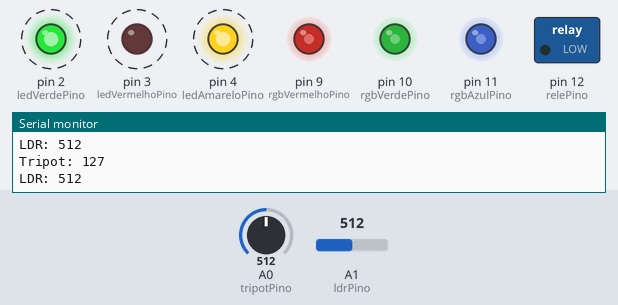
A sketch run on a simulated Arduino Uno, built with avr-gcc and run on an emulated ATmega328P. Shown: switched loads named in the sketch (green lamp = pin HIGH), output pins drawn as LEDs (lit = HIGH), the last lines printed to the serial monitor. Dashed ring = blinking. The test bench sets the inputs (shaded band); at power-on: A0 (tripotPino) = 512, A1 (ldrPino) = 512.

Above: at 1.36 s.
1.4 s: A0 (tripotPino) set to 716
At 1.56 s:
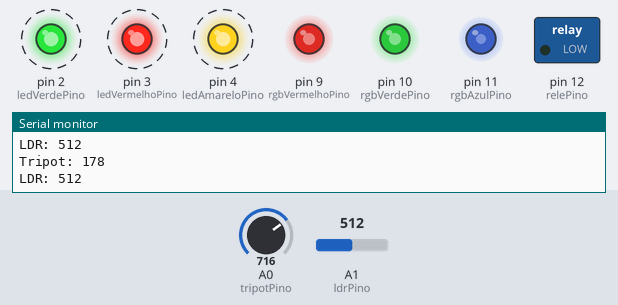
4.4 s: A1 (ldrPino) set to 792
7.4 s: A1 (ldrPino) set to 817
At 7.62 s:
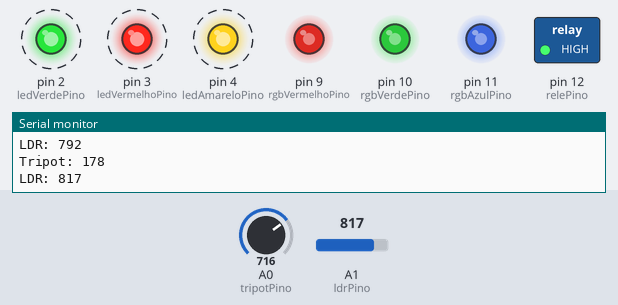
10.4 s: A0 (tripotPino) set to 810
At 10.66 s:
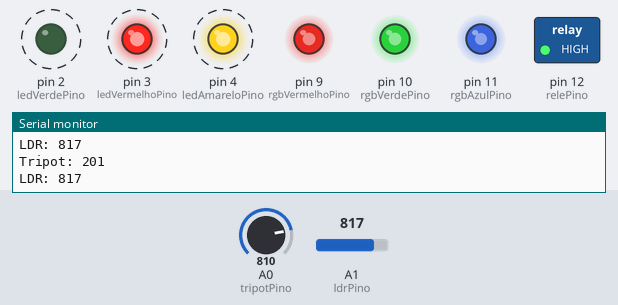
13.4 s: A0 (tripotPino) set to 490
At 13.69 s:
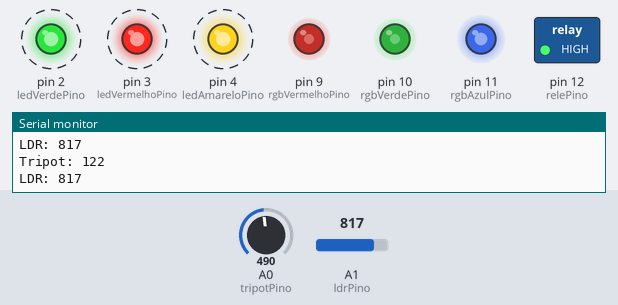
16.4 s: A1 (ldrPino) set to 508
19.4 s: A1 (ldrPino) set to 482
At 19.75 s:
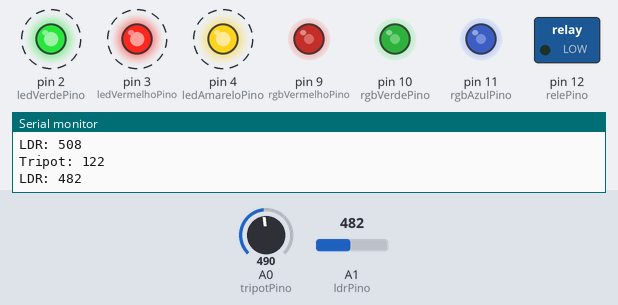
Timing chart, 0 to 23.4 s (numbered marks = the images above; inputs shaded):
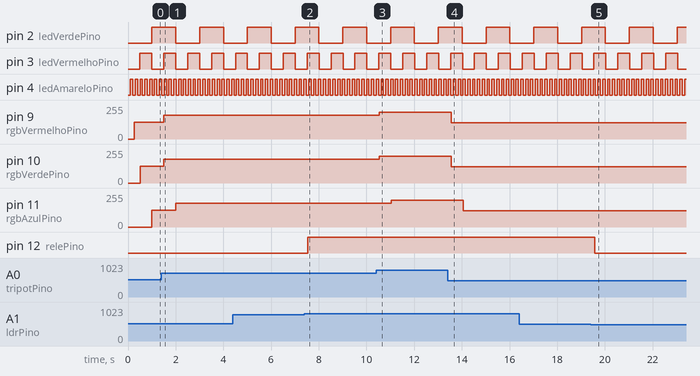

Measured:
- the behaviour switches between 800 and 801 on A1 (ldrPino) (found by bisection; images 1 and 2)
- the behaviour switches between 500 and 499 on A1 (ldrPino) (found by bisection; images 4 and 5)
- after the input at 1.4 s, pin 9 (rgbVermelhoPino), pin 10 (rgbVerdePino): 127/255 → 178/255 after 0.11 s; pin 11 (rgbAzulPino): 127/255 → 178/255 after 0.61 s
- after the input at 7.4 s, pin 12 (relePino): LOW → HIGH after 0.13 s
- after the input at 10.4 s, pin 9 (rgbVermelhoPino), pin 10 (rgbVerdePino): 178/255 → 201/255 after 0.14 s; pin 11 (rgbAzulPino): 178/255 → 201/255 after 0.65 s
- after the input at 13.4 s, pin 9 (rgbVermelhoPino), pin 10 (rgbVerdePino): 201/255 → 122/255 after 0.16 s; pin 11 (rgbAzulPino): 201/255 → 122/255 after 0.66 s
- after the input at 19.4 s, pin 12 (relePino): HIGH → LOW after 0.18 s
- by itself, pin 2 (ledVerdePino): alternates HIGH for 1.0 s and LOW for 1.0 s

The sketch:

Completo.ino
```cpp
#include <Arduino.h>

/* Definição dos pinos de entrada e saída */
const short int tripotPino = A0;
const short int ldrPino    = A1;
const short int ledVerdePino    = 2;
const short int ledVermelhoPino = 3;
const short int ledAmareloPino  = 4;
const short int botaoPino       = 7;
const short int presencaPino    = 8;
const short int rgbVermelhoPino = 9;
const short int rgbVerdePino    = 10;
const short int rgbAzulPino     = 11;
const short int relePino        = 12;
/* Estados dos pinos */
int ledVerdeEstado    = 0;
int ledVermelhoEstado = 0;
int ledAmareloEstado  = 0;
int rgbVermelhoEstado = 0;
int rgbVerdeEstado    = 0;
int rgbAzulEstado     = 0;

int tempoBase = 10;

int ledVerdeTempo    = 100;
int ledVermelhoTempo = 50;
int ledAmareloTempo  = 10;
int rgbVermelhoTempo = 10;
int rgbVerdeTempo    = 50;
int rgbAzulTempo     = 100;
int tripotTempo      = 25;
int ldrTempo         = 25;

long int ledVerdeStamp    = 0;
long int ledVermelhoStamp = 0;
long int ledAmareloStamp  = 0;
long int rgbVermelhoStamp = 0;
long int rgbVerdeStamp    = 0;
long int rgbAzulStamp     = 0;
long int tripotStamp      = 0;
long int ldrStamp         = 0;

void setup() {
  Serial.begin(115200);
  while(!Serial){}
  pinMode(ledVerdePino,   OUTPUT);
  pinMode(ledVermelhoPino,OUTPUT);
  pinMode(ledAmareloPino, OUTPUT);
  pinMode(rgbVermelhoPino,OUTPUT);
  pinMode(rgbVerdePino,   OUTPUT);
  pinMode(rgbAzulPino,    OUTPUT);
  pinMode(relePino,       OUTPUT);
  pinMode(tripotPino,     INPUT);
  pinMode(ldrPino,        INPUT);
  pinMode(presencaPino,   INPUT);
  pinMode(botaoPino,      INPUT_PULLUP);
}

// the loop function runs over and over again forever
void loop() {
  long int currentStamp = millis();
  int valor;
  if((currentStamp-ledVerdeStamp)>(tempoBase*ledVerdeTempo)){
    if(ledVerdeEstado){
      ledVerdeEstado = LOW;
    }else{
      ledVerdeEstado = HIGH;
    }
    ledVerdeStamp = currentStamp;
    digitalWrite(ledVerdePino,ledVerdeEstado);
  }
  if((currentStamp-ledVermelhoStamp)>(tempoBase*ledVermelhoTempo)){
    if(ledVermelhoEstado){
      ledVermelhoEstado = LOW;
    }else{
      ledVermelhoEstado = HIGH;
    }
    ledVermelhoStamp = currentStamp;
    digitalWrite(ledVermelhoPino,ledVermelhoEstado);
  }
  if((currentStamp-ledAmareloStamp)>(tempoBase*ledAmareloTempo)){
    if(ledAmareloEstado){
      ledAmareloEstado = LOW;
    }else{
      ledAmareloEstado = HIGH;
    }
    ledAmareloStamp = currentStamp;
    digitalWrite(ledAmareloPino,ledAmareloEstado);
  }
  if((currentStamp-tripotStamp)>(tempoBase*tripotTempo)){
    tripotStamp = currentStamp;
    valor = analogRead(tripotPino);
    valor = map(valor,0,1023,0,255);
    Serial.print("Tripot: ");
    Serial.println(valor);
    if((currentStamp-rgbVermelhoStamp)>(tempoBase*rgbVermelhoTempo)){
      rgbVermelhoStamp = currentStamp;
      analogWrite(rgbVermelhoPino,valor);
    }
    if((currentStamp-rgbVerdeStamp)>(tempoBase*rgbVerdeTempo)){
      rgbVerdeStamp = currentStamp;
      analogWrite(rgbVerdePino,valor);
    }
    if((currentStamp-rgbAzulStamp)>(tempoBase*rgbAzulTempo)){
      rgbAzulStamp = currentStamp;
      analogWrite(rgbAzulPino,valor);
    }
  }
  if((currentStamp-ldrStamp)>(tempoBase*ldrTempo)){
    ldrStamp = currentStamp;
    valor = analogRead(ldrPino);
    if(valor>800){
      digitalWrite(relePino,HIGH);
    }else if(valor<500){
      digitalWrite(relePino,LOW);
    }
    Serial.print("LDR: ");
    Serial.println(valor);
  }
}
```
